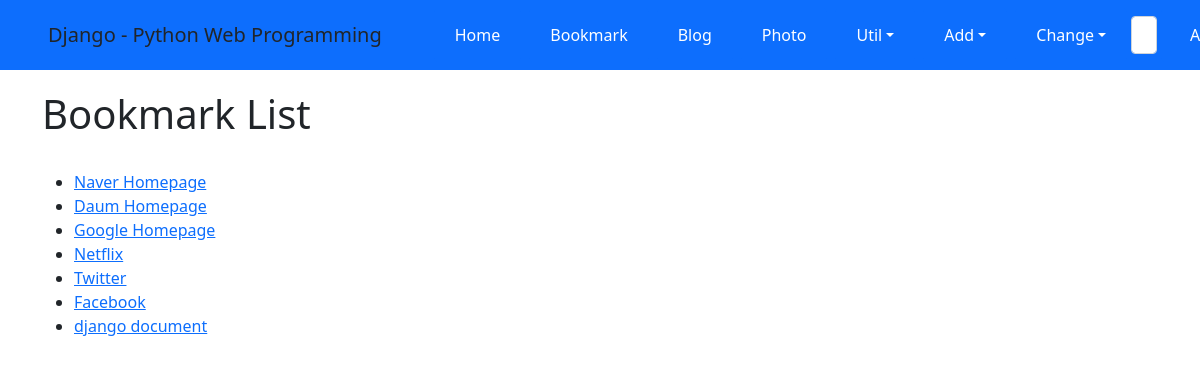
Screenshot of /bookmark/ with the database file from the repository.
### bookmark/models.py (models this page shows)
class Bookmark(models.Model):
    title = models.CharField('TITLE', max_length=200, blank=True)
    url = models.URLField('URL', unique=True)
    owner = models.ForeignKey(User, on_delete=models.CASCADE, blank=True, null=True) #
    def __str__(self) -> str:
        return self.title

### bookmark/views.py (the view)
# urls.py: path('', views.BookmarkLV.as_view(), name='index'),
class BookmarkLV(ListView):
    model = Bookmark

### bookmark/templates/bookmark/bookmark_list.html (shortened to what this page needs)
{% extends 'base.html' %}
{% block content %}
<h1>Bookmark List</h1>
<br>
    <ul>
        {% for bookmark in object_list %}
            <li><a href="{% url 'bookmark:detail' bookmark.id %}">{{ bookmark }}</a></li>
        {% endfor %}
    </ul>
{% endblock %}

### rows the page displays
Bookmark: title "Naver Homepage"
Bookmark: title "Daum Homepage"
Bookmark: title "Google Homepage"
Bookmark: title "Netflix"
Bookmark: title "Twitter"
Bookmark: title "Facebook"
Bookmark: title "django document"
